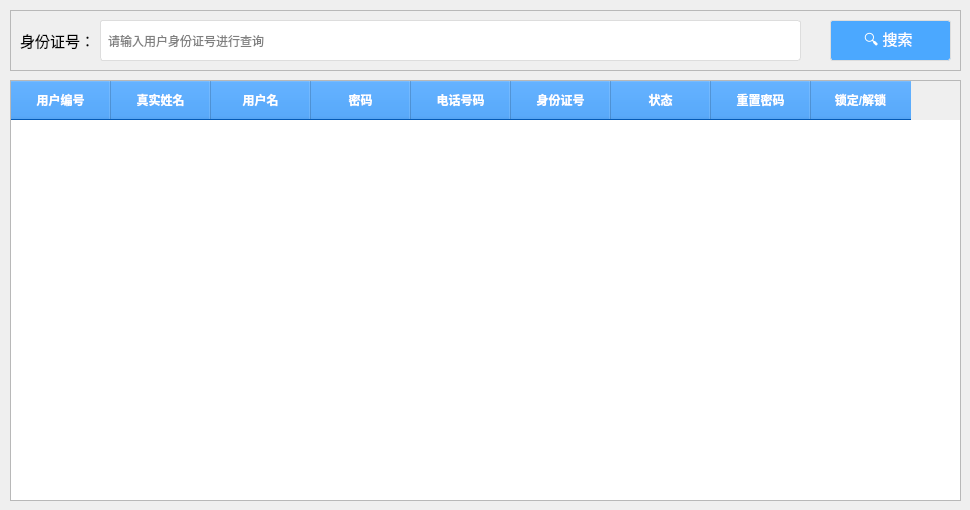
    <widget class="QWidget" name="page_3">
     <widget class="QFrame" name="frame_7">
      <property name="geometry">
       <rect>
        <x>10</x>
        <y>10</y>
        <width>951</width>
        <height>61</height>
       </rect>
      </property>
      <property name="styleSheet">
       <string notr="true">QFrame{
/*background-color: rgb(255, 255, 255);*/
}</string>
      </property>
      <property name="frameShape">
       <enum>QFrame::Shape::StyledPanel</enum>
      </property>
      <property name="frameShadow">
       <enum>QFrame::Shadow::Raised</enum>
      </property>
      <widget class="QPushButton" name="pushButtonUserSearch">
       <property name="geometry">
        <rect>
         <x>820</x>
         <y>10</y>
         <width>121</width>
         <height>41</height>
        </rect>
       </property>
       <property name="font">
        <font>
         <pointsize>11</pointsize>
        </font>
       </property>
       <property name="styleSheet">
        <string notr="true">QPushButton{
    border: 1px solid #dddddd;
    border-radius: 3px;
    background-color: rgb(75, 168, 255);
	color: rgb(255,255,255);
}

QPushButton:hover {
    background-color: rgb(27, 125, 230);
}
 
QPushButton:pressed {
    background-color: #a0a0a0;
}</string>
       </property>
       <property name="text">
        <string>🔍 搜索 </string>
       </property>
      </widget>
      <widget class="QLineEdit" name="lineEditUser">
       <property name="geometry">
        <rect>
         <x>90</x>
         <y>10</y>
         <width>701</width>
         <height>41</height>
        </rect>
       </property>
       <property name="styleSheet">
        <string notr="true">QLineEdit {
	padding-left: 5px;
    border: 1px solid #dddddd;
    border-radius: 3px;
    background-color: white;
}
QLineEdit:focus {
    border: 2px solid #0066FF; /* 类似原设计，但颜色可调整 */
}
QLineEdit:hover:!focus {
    border: 1px solid #000000; /* black */
}

</string>
       </property>
       <property name="placeholderText">
        <string>请输入用户身份证号进行查询</string>
       </property>
      </widget>
      <widget class="QLabel" name="label_7">
       <property name="geometry">
        <rect>
         <x>10</x>
         <y>10</y>
         <width>71</width>
         <height>41</height>
        </rect>
       </property>
       <property name="font">
        <font>
         <pointsize>11</pointsize>
        </font>
       </property>
       <property name="text">
        <string>身份证号：</string>
       </property>
      </widget>
     </widget>
     <widget class="QTableWidget" name="tableWidgetUsers">
      <property name="geometry">
       <rect>
        <x>10</x>
        <y>80</y>
        <width>951</width>
        <height>421</height>
       </rect>
      </property>
      <property name="styleSheet">
       <string notr="true">QHeaderView::section {
    background-color: rgb(5, 126, 255);
    padding: 8px 14px;
	color: rgb(255,255,255);
    font-weight: bold;
    border-bottom: 1px solid #dddddd;
    border-right: 1px solid #dddddd;
}</string>
      </property>
      <property name="selectionBehavior">
       <enum>QAbstractItemView::SelectionBehavior::SelectItems</enum>
      </property>
      <column>
       <property name="text">
        <string>用户编号</string>
       </property>
      </column>
      <column>
       <property name="text">
        <string>真实姓名</string>
       </property>
      </column>
      <column>
       <property name="text">
        <string>用户名</string>
       </property>
      </column>
      <column>
       <property name="text">
        <string>密码</string>
       </property>
      </column>
      <column>
       <property name="text">
        <string>电话号码</string>
       </property>
      </column>
      <column>
       <property name="text">
        <string>身份证号</string>
       </property>
      </column>
      <column>
       <property name="text">
        <string>状态</string>
       </property>
      </column>
      <column>
       <property name="text">
        <string>重置密码</string>
       </property>
      </column>
      <column>
       <property name="text">
        <string>锁定/解锁</string>
       </property>
      </column>
     </widget>
    </widget>
